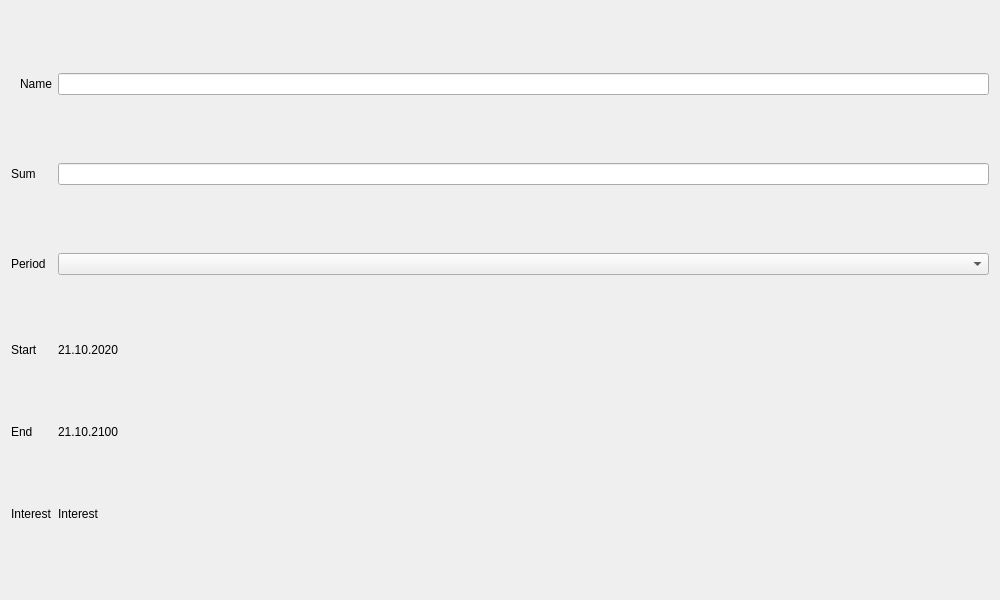
<?xml version="1.0" encoding="UTF-8"?>
<ui version="4.0">
 <class>DepositWidget</class>
 <widget class="QWidget" name="DepositWidget">
  <property name="geometry">
   <rect>
    <x>0</x>
    <y>0</y>
    <width>1000</width>
    <height>600</height>
   </rect>
  </property>
  <property name="windowTitle">
   <string>Form</string>
  </property>
  <layout class="QGridLayout" name="gridLayout">
   <item row="5" column="1">
    <widget class="QLabel" name="labelInterest">
     <property name="sizePolicy">
      <sizepolicy hsizetype="Fixed" vsizetype="Fixed">
       <horstretch>0</horstretch>
       <verstretch>0</verstretch>
      </sizepolicy>
     </property>
     <property name="text">
      <string>Interest</string>
     </property>
    </widget>
   </item>
   <item row="2" column="1">
    <widget class="QLabel" name="labelPeriod">
     <property name="text">
      <string>Period</string>
     </property>
    </widget>
   </item>
   <item row="4" column="3">
    <widget class="QLabel" name="labelEndValue">
     <property name="text">
      <string>21.10.2100</string>
     </property>
    </widget>
   </item>
   <item row="5" column="3" alignment="Qt::AlignLeft">
    <widget class="QLabel" name="labelInterestValue">
     <property name="text">
      <string>Interest</string>
     </property>
    </widget>
   </item>
   <item row="2" column="3">
    <widget class="QComboBox" name="comboPeriod"/>
   </item>
   <item row="3" column="3">
    <widget class="QLabel" name="labelStartValue">
     <property name="text">
      <string>21.10.2020</string>
     </property>
    </widget>
   </item>
   <item row="1" column="3">
    <widget class="QLineEdit" name="editSum"/>
   </item>
   <item row="4" column="1">
    <widget class="QLabel" name="labelEnd">
     <property name="sizePolicy">
      <sizepolicy hsizetype="Fixed" vsizetype="Fixed">
       <horstretch>0</horstretch>
       <verstretch>0</verstretch>
      </sizepolicy>
     </property>
     <property name="text">
      <string>End</string>
     </property>
    </widget>
   </item>
   <item row="3" column="1">
    <widget class="QLabel" name="labelStart">
     <property name="sizePolicy">
      <sizepolicy hsizetype="Fixed" vsizetype="Fixed">
       <horstretch>0</horstretch>
       <verstretch>0</verstretch>
      </sizepolicy>
     </property>
     <property name="text">
      <string>Start</string>
     </property>
    </widget>
   </item>
   <item row="1" column="1">
    <widget class="QLabel" name="labelSum">
     <property name="text">
      <string>Sum</string>
     </property>
    </widget>
   </item>
   <item row="0" column="1">
    <widget class="QLabel" name="labelName">
     <property name="text">
      <string>Name</string>
     </property>
     <property name="alignment">
      <set>Qt::AlignRight|Qt::AlignTrailing|Qt::AlignVCenter</set>
     </property>
    </widget>
   </item>
   <item row="0" column="3">
    <widget class="QLineEdit" name="editName"/>
   </item>
  </layout>
 </widget>
 <resources/>
 <connections/>
</ui>
